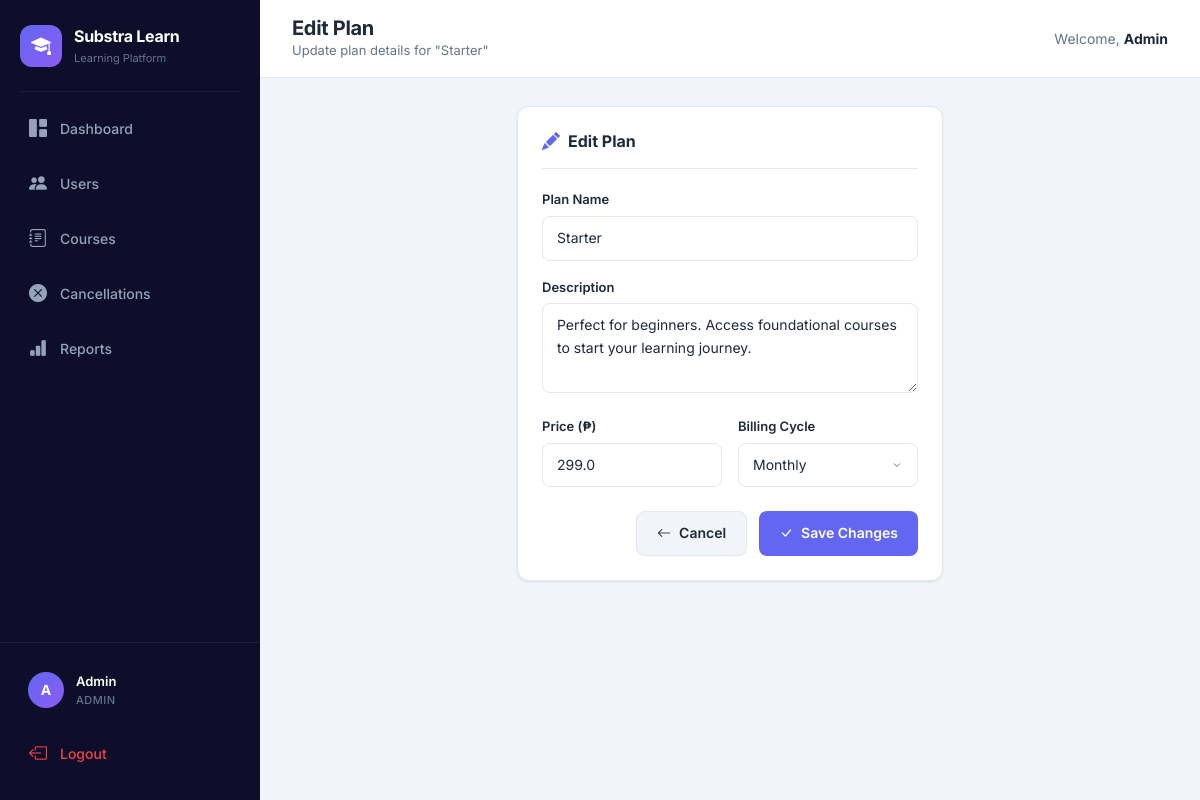
The page /admin/edit_plan/1 (signed in) on the database its author committed.
### tables this page shows
CREATE TABLE plans (
    id INTEGER PRIMARY KEY AUTOINCREMENT,
    name TEXT NOT NULL,
    description TEXT DEFAULT '',
    price REAL NOT NULL,
    billing_cycle TEXT NOT NULL,
    status TEXT DEFAULT 'active',
    created_at TEXT DEFAULT (datetime('now'))
);

### app.py (the view, shortened to what this page needs)
@app.route('/admin/edit_plan/<int:plan_id>', methods=['GET', 'POST'])
@admin_required
def edit_plan(plan_id):
    conn = get_db()
    plan = conn.execute("SELECT * FROM plans WHERE id=?", (plan_id,)).fetchone()
    conn.close()
    if not plan:
        flash("Plan not found", "danger")
        return redirect('/admin')
    return render_template('admin_edit_plan.html', plan=plan)

### app.py (called while the page is built)
def get_db():
    conn = sqlite3.connect('database.db')
    conn.row_factory = sqlite3.Row
    return conn

def admin_required(func):
    @wraps(func)
    def wrapper(*args, **kwargs):
        if "user_id" not in session or session.get("role") != "admin":
            flash("Access denied", "danger")
            return redirect("/login")
        return func(*args, **kwargs)
    return wrapper

### templates/admin_edit_plan.html (shortened to what this page needs)
{% extends "base.html" %}
{% block page_title %}Edit Plan{% endblock %}
{% block page_subtitle %}Update plan details for "{{ plan['name'] }}"{% endblock %}
{% block content %}
<div class="row justify-content-center">
    <div class="col-lg-6">
        <div class="content-card">
            <div class="card-header-custom">
                <h2 class="card-title"><i class="bi bi-pencil-fill"></i> Edit Plan</h2>
            </div>
            <form method="POST" action="/admin/edit_plan/{{ plan['id'] }}">
                <div class="form-group">
                    <label class="form-label">Plan Name</label>
                    <input name="name" class="form-input" value="{{ plan['name'] }}" required>
                </div>
                <div class="form-group">
                    <label class="form-label">Description</label>
                    <textarea name="description" class="form-input" rows="3">{{ plan['description'] }}</textarea>
                </div>
                <div class="form-row">
                    <div class="form-group">
                        <label class="form-label">Price (₱)</label>
                        <input name="price" type="number" step="0.01" class="form-input" value="{{ plan['price'] }}" required>
                    </div>
                    <div class="form-group">
                        <label class="form-label">Billing Cycle</label>
                        <select name="billing_cycle" class="form-input" required>
                            <option value="Monthly" {% if plan['billing_cycle'] == 'Monthly' %}selected{% endif %}>Monthly</option>
                        </select>
                    </div>
                </div>
                <div class="form-actions">
                    <a href="/admin" class="btn-custom btn-secondary-custom">
                        <i class="bi bi-arrow-left"></i> Cancel
                    </a>
                    <button type="submit" class="btn-custom btn-primary-custom">
                        <i class="bi bi-check-lg"></i> Save Changes
                    </button>
                </div>
            </form>
        </div>
    </div>
</div>
{% endblock %}

### static/style.css (style rules this page uses)
:root { --primary: #6366F1; --primary-dark: #4F46E5; --primary-light: #A5B4FC; --primary-bg: #EEF2FF; --secondary: #8B5CF6; --success: #10B981; --success-bg: #D1FAE5; --warning: #F59E0B; --warning-bg: #FEF3C7; --danger: #EF4444; --danger-bg: #FEE2E2; --info: #06B6D4; --info-bg: #CFFAFE; --dark: #0F172A; --sidebar-bg: #0F0E2A; --sidebar-hover: #1E1B4B; --sidebar-active: #6366F1; --bg: #F1F5F9; --card: #FFFFFF; --text: #1E293B; --text-muted: #64748B; --border: #E2E8F0; --radius: 12px; --radius-sm: 8px; --radius-lg: 16px; --shadow: 0 1px 3px rgba(0,0,0,0.06), 0 1px 2px rgba(0,0,0,0.04); --shadow-md: 0 4px 6px rgba(0,0,0,0.05), 0 2px 4px rgba(0,0,0,0.03); --shadow-lg: 0 10px 25px rgba(0,0,0,0.08), 0 4px 10px rgba(0,0,0,0.04); --transition: all 0.2s ease; --sidebar-width: 260px; }
* { margin: 0; padding: 0; box-sizing: border-box; }
body { font-family: 'Inter', -apple-system, BlinkMacSystemFont, 'Segoe UI', sans-serif; background: var(--bg); color: var(--text); line-height: 1.6; -webkit-font-smoothing: antialiased; }
.content-card { background: var(--card); border-radius: var(--radius); padding: 24px; box-shadow: var(--shadow); border: 1px solid var(--border); margin-bottom: 0; }
.card-header-custom { display: flex; align-items: center; justify-content: space-between; margin-bottom: 20px; padding-bottom: 16px; border-bottom: 1px solid var(--border); }
.card-title { font-size: 16px; font-weight: 700; color: var(--text); display: flex; align-items: center; gap: 8px; margin: 0; }
.card-title i { color: var(--primary); font-size: 18px; }
.btn-custom { display: inline-flex; align-items: center; justify-content: center; gap: 8px; padding: 10px 20px; border-radius: var(--radius-sm); font-size: 14px; font-weight: 600; text-decoration: none; border: none; cursor: pointer; transition: var(--transition); white-space: nowrap; }
.btn-primary-custom { background: var(--primary); color: white; }
.btn-secondary-custom { background: var(--bg); color: var(--text); border: 1px solid var(--border); }
.form-group { margin-bottom: 16px; flex: 1; }
.form-label { display: block; font-size: 13px; font-weight: 600; color: var(--text); margin-bottom: 6px; }
.form-input { width: 100%; padding: 10px 14px; border: 1.5px solid var(--border); border-radius: var(--radius-sm); font-size: 14px; font-family: inherit; color: var(--text); background: var(--card); transition: var(--transition); outline: none; }
.form-input::placeholder { color: #CBD5E1; }
.form-row { display: flex; gap: 16px; }
.form-actions { display: flex; gap: 12px; justify-content: flex-end; margin-top: 8px; }
select.form-input { cursor: pointer; appearance: none; background-repeat: no-repeat; background-position: right 14px center; padding-right: 36px; }
textarea.form-input { resize: vertical; min-height: 60px; }

### rows shown on the page
plans: name "Starter", description "Perfect for beginners. Access foundational courses to start your learning journey.", price "299.0", billing_cycle "Monthly"

### other values the page prints
{{ session.get('user_name', 'U')[0]|upper }} "A"
{{ session.get('user_name') }} "Admin"
{{ session.get('role')|upper }} "ADMIN"
